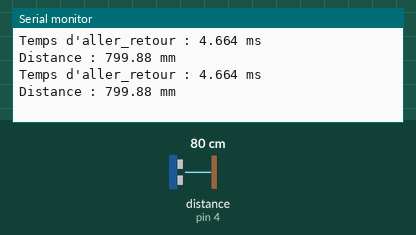
This sketch was run on a simulated Arduino Uno, built with avr-gcc and run on an emulated ATmega328P. On the bench: the last lines printed to the serial monitor. Wiring (inferred from the names in the program): ultrasonic range finder: trigger pin 4; echo pin 4. The inputs (shaded band) are chosen by the test bench; at power-on: distance to the obstacle (sensor on pin 4) 80 cm.

Above: at 1.8 s.
1.9 s: distance to the obstacle (sensor on pin 4) set to 2 cm
At 2.8 s:
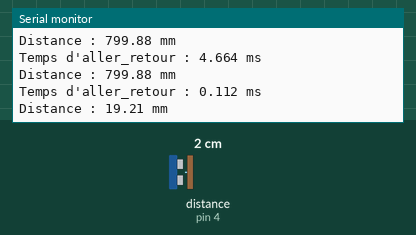
3.4 s: distance to the obstacle (sensor on pin 4) set to 4 cm
At 4.8 s:
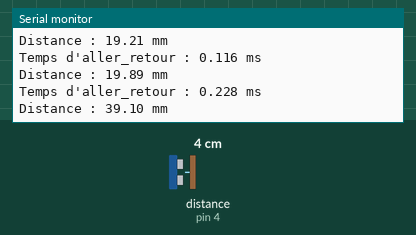
Timing chart, 0 to 6.4 s (numbered marks = the images above; inputs shaded):
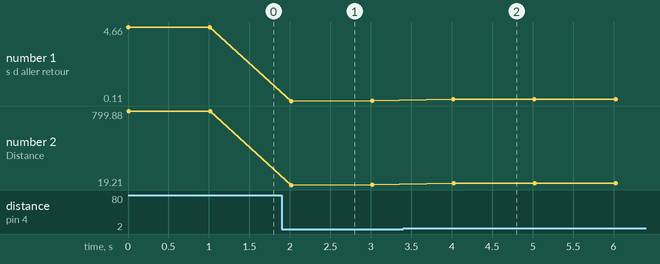

The sketch:

ultrasons_montrouge.ino
```cpp
/*
 * Ce programme permet de mesurer la distance du telemetre a la surface reflechissante la plus proche de lui
 *
 * Le telemetre doit etre branche sur la sortie D4 du shield Grove.
 *
 * La communication se fait a l'aide d'une pin, celle de signal (pinSig).
 *
 * Le signal de commande est un creneau TTL de 5 V (HIGH) durant 10 us.
 *
 * En reponse, le telemetre renvoie 0 V pendant sa preparation, puis impose 5 V (HIGH) tant que le pulse est en l'air et retombe à 0 V (LOW) quand il revient.
 *
 * Exemple de la tension sur pinSig pendant une sequence de mesure :
 *
 *
 *      ^
 * HIGH_|    _________        _________________________________
 *      |   |         |      |                                 |
 *  LOW_|___|         |______|                                 |_____
 *          <--10 us-->      <-------duree_microsecondes------->
 *          (signal de       ^                                 ^
 *            commande)   (envoi                          (reception
 *                         du burst)                        du burst)
 *
 *
 * Le pulse consiste en 8 oscillations a 40 kHz.
 *
 * Attention, ce programme fonctionne à 115200 baud, à régler sur l'affichage moniteur (Crtl+Shift+M).
 */

float const pauseEntreLesMesures = 1000; // Nombre de millisecondes entre chaque mesure de la distance.

int const pinSig = 4;  // Brancher le capteur ultrason sur l'épingle D4

double const c = 343.0; // Vitesse du son (m/s)

void setup()
{
Serial.begin(115200);
}

void loop()
{

  long duree_microsecondes;
  duree_microsecondes = mesurerUnTempsDeTrajet();

  double duree_millisecondes;
  duree_millisecondes = ( (double) duree_microsecondes ) / 1000;

  Serial.print("Temps d'aller_retour : ");
  Serial.print(duree_millisecondes, 3);
  Serial.println(" ms");


  double distance_mm;
  distance_mm = duree_millisecondes * c / 2;

  Serial.print("Distance : ");
  Serial.print(distance_mm, 2);
  Serial.println(" mm");

  Serial.println();

  delay(pauseEntreLesMesures);
}


/*
 * Cette fonction fait une mesure de temps de trajet aller-retour d'un burst d'ultrasons à 40 kHz.
 *
 * Elle renvoie le temps écoulé entre l'envoi du burst et sa reception, en microsecondes.
 */
long mesurerUnTempsDeTrajet() {

    // Tout d'abord, il faut envoyer un signal au telemetre pour lui dire de lancer le protocole de mesure.
    // On commence a mettre le pin en mode OUTPUT et on impose une tension nulle.
    pinMode(pinSig, OUTPUT);
    digitalWrite(pinSig, LOW);
    delayMicroseconds(5);
    // Le signal d'envoi est un creneau de 5 V pendant 10 us.
    digitalWrite(pinSig, HIGH);
    delayMicroseconds(10);
    digitalWrite(pinSig, LOW);
    // Ensuitew on ecoute la reponse du telemetre
    pinMode(pinSig, INPUT);


    long timeout = 1000000L; // Le delai maximum sans qu'il ne se passe rien est 1 s. Si ce temps est depassé sans mesure de signal, on renvoie 0 pour dire qu'une erreur s'est produite.

    long debut_sequence = micros();

    // wait for any previous pulse to end
    while (digitalRead(pinSig) == HIGH) {
      if ((micros() - debut_sequence) >= timeout) { return 0; } // Si le timeout est depassé, retourne 0
    }

    // wait for the pulse to start
    while (digitalRead(pinSig) == LOW) {
      if ((micros() - debut_sequence) >= timeout) { return 0; } // Si le timeout est depassé, retourne 0
    }

    long pulseBegin = micros(); // Date d'envoi du burst

    // wait for the pulse to stop
    while (digitalRead(pinSig) == HIGH) {
      if ((micros() - debut_sequence) >= timeout) { return 0; } // Si le timeout est depassé, retourne 0
    }

    long pulseEnd = micros(); // Date de reception du burst

    return pulseEnd - pulseBegin;
}
```

Measured:
- after the input at 1.9 s, the serial monitor: prints a new line after 0.11 s (image 1)
- after the input at 3.4 s, the serial monitor: prints a new line after 0.62 s (image 2)
- plotted number 1: 4.66 → 0.12 after the input at 1.9 s, 0.12 → 0.23 after the input at 3.4 s
- plotted number 2: 799.88 → 19.89 after the input at 1.9 s, 19.89 → 39.79 after the input at 3.4 s
